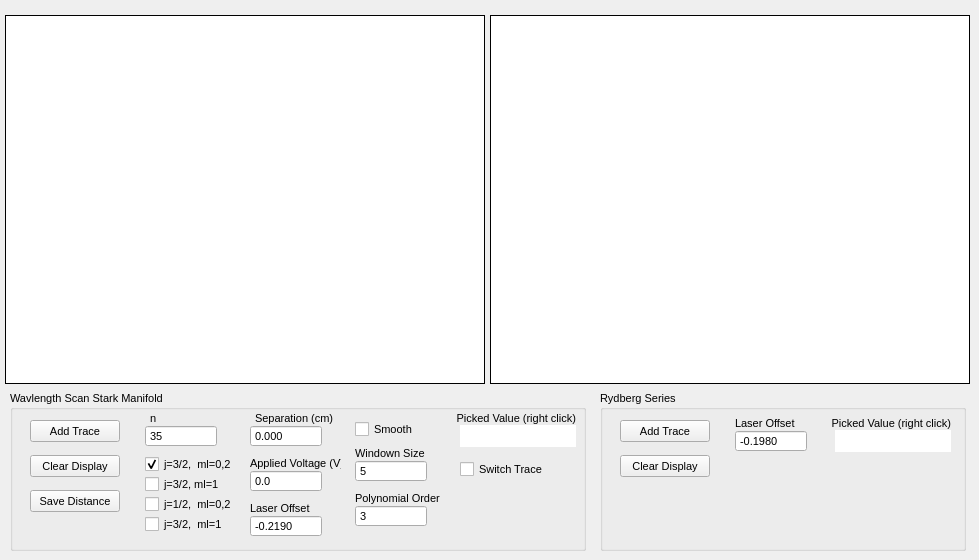
   <widget class="QWidget" name="WL">
    <attribute name="title">
     <string>Stark State</string>
    </attribute>
    <widget class="MatplotlibWidgetRydSeries" name="RydSeriesGraph">
     <property name="enabled">
      <bool>true</bool>
     </property>
     <property name="geometry">
      <rect>
       <x>490</x>
       <y>15</y>
       <width>480</width>
       <height>369</height>
      </rect>
     </property>
     <property name="sizePolicy">
      <sizepolicy hsizetype="Expanding" vsizetype="Expanding">
       <horstretch>4</horstretch>
       <verstretch>3</verstretch>
      </sizepolicy>
     </property>
     <property name="frameShape">
      <enum>QFrame::Box</enum>
     </property>
     <property name="frameShadow">
      <enum>QFrame::Plain</enum>
     </property>
     <property name="lineWidth">
      <number>1</number>
     </property>
    </widget>
    <widget class="QGroupBox" name="groupBox_singleTraces_3">
     <property name="geometry">
      <rect>
       <x>600</x>
       <y>390</y>
       <width>366</width>
       <height>161</height>
      </rect>
     </property>
     <property name="sizePolicy">
      <sizepolicy hsizetype="Ignored" vsizetype="Ignored">
       <horstretch>0</horstretch>
       <verstretch>0</verstretch>
      </sizepolicy>
     </property>
     <property name="font">
      <font>
       <family>Tahoma</family>
       <pointsize>8</pointsize>
       <weight>50</weight>
       <bold>false</bold>
      </font>
     </property>
     <property name="layoutDirection">
      <enum>Qt::LeftToRight</enum>
     </property>
     <property name="title">
      <string>Rydberg Series</string>
     </property>
     <property name="alignment">
      <set>Qt::AlignLeading|Qt::AlignLeft|Qt::AlignVCenter</set>
     </property>
     <property name="flat">
      <bool>false</bool>
     </property>
     <widget class="QPushButton" name="btn_clearRydSeries">
      <property name="geometry">
       <rect>
        <x>20</x>
        <y>65</y>
        <width>90</width>
        <height>22</height>
       </rect>
      </property>
      <property name="sizePolicy">
       <sizepolicy hsizetype="Fixed" vsizetype="Fixed">
        <horstretch>0</horstretch>
        <verstretch>0</verstretch>
       </sizepolicy>
      </property>
      <property name="minimumSize">
       <size>
        <width>90</width>
        <height>22</height>
       </size>
      </property>
      <property name="font">
       <font>
        <weight>50</weight>
        <bold>false</bold>
       </font>
      </property>
      <property name="text">
       <string>Clear Display</string>
      </property>
     </widget>
     <widget class="QLabel" name="label_32">
      <property name="geometry">
       <rect>
        <x>75</x>
        <y>290</y>
        <width>156</width>
        <height>16</height>
       </rect>
      </property>
      <property name="font">
       <font>
        <weight>50</weight>
        <bold>false</bold>
       </font>
      </property>
      <property name="layoutDirection">
       <enum>Qt::RightToLeft</enum>
      </property>
      <property name="text">
       <string>Picked Value (right click)</string>
      </property>
      <property name="alignment">
       <set>Qt::AlignRight|Qt::AlignTrailing|Qt::AlignVCenter</set>
      </property>
     </widget>
     <widget class="QDoubleSpinBox" name="inp_laserOffset">
      <property name="geometry">
       <rect>
        <x>135</x>
        <y>40</y>
        <width>72</width>
        <height>22</height>
       </rect>
      </property>
      <property name="sizePolicy">
       <sizepolicy hsizetype="Fixed" vsizetype="Fixed">
        <horstretch>0</horstretch>
        <verstretch>0</verstretch>
       </sizepolicy>
      </property>
      <property name="minimumSize">
       <size>
        <width>72</width>
        <height>22</height>
       </size>
      </property>
      <property name="maximumSize">
       <size>
        <width>40</width>
        <height>16777215</height>
       </size>
      </property>
      <property name="font">
       <font>
        <weight>50</weight>
        <bold>false</bold>
       </font>
      </property>
      <property name="mouseTracking">
       <bool>true</bool>
      </property>
      <property name="wrapping">
       <bool>false</bool>
      </property>
      <property name="frame">
       <bool>true</bool>
      </property>
      <property name="buttonSymbols">
       <enum>QAbstractSpinBox::NoButtons</enum>
      </property>
      <property name="keyboardTracking">
       <bool>true</bool>
      </property>
      <property name="decimals">
       <number>4</number>
      </property>
      <property name="minimum">
       <double>-1000.000000000000000</double>
      </property>
      <property name="maximum">
       <double>1000.000000000000000</double>
      </property>
      <property name="singleStep">
       <double>0.000500000000000</double>
      </property>
      <property name="value">
       <double>-0.198000000000000</double>
      </property>
     </widget>
     <widget class="QLabel" name="label_35">
      <property name="geometry">
       <rect>
        <x>135</x>
        <y>25</y>
        <width>81</width>
        <height>16</height>
       </rect>
      </property>
      <property name="font">
       <font>
        <weight>50</weight>
        <bold>false</bold>
        <kerning>true</kerning>
       </font>
      </property>
      <property name="text">
       <string>Laser Offset</string>
      </property>
      <property name="alignment">
       <set>Qt::AlignLeading|Qt::AlignLeft|Qt::AlignVCenter</set>
      </property>
     </widget>
     <widget class="QPushButton" name="btn_addTraceRydSeries">
      <property name="geometry">
       <rect>
        <x>20</x>
        <y>30</y>
        <width>90</width>
        <height>22</height>
       </rect>
      </property>
      <property name="sizePolicy">
       <sizepolicy hsizetype="Fixed" vsizetype="Fixed">
        <horstretch>0</horstretch>
        <verstretch>0</verstretch>
       </sizepolicy>
      </property>
      <property name="minimumSize">
       <size>
        <width>90</width>
        <height>22</height>
       </size>
      </property>
      <property name="font">
       <font>
        <weight>50</weight>
        <bold>false</bold>
       </font>
      </property>
      <property name="text">
       <string>Add Trace</string>
      </property>
     </widget>
     <widget class="QTextBrowser" name="out_pickedWL">
      <property name="geometry">
       <rect>
        <x>235</x>
        <y>40</y>
        <width>116</width>
        <height>22</height>
       </rect>
      </property>
      <property name="sizePolicy">
       <sizepolicy hsizetype="Fixed" vsizetype="Fixed">
        <horstretch>0</horstretch>
        <verstretch>0</verstretch>
       </sizepolicy>
      </property>
      <property name="minimumSize">
       <size>
        <width>40</width>
        <height>22</height>
       </size>
      </property>
      <property name="font">
       <font>
        <weight>50</weight>
        <bold>false</bold>
       </font>
      </property>
      <property name="acceptDrops">
       <bool>false</bool>
      </property>
      <property name="frameShape">
       <enum>QFrame::NoFrame</enum>
      </property>
      <property name="frameShadow">
       <enum>QFrame::Plain</enum>
      </property>
      <property name="html">
       <string>&lt;!DOCTYPE HTML PUBLIC &quot;-//W3C//DTD HTML 4.0//EN&quot; &quot;http://www.w3.org/TR/REC-html40/strict.dtd&quot;&gt;
&lt;html&gt;&lt;head&gt;&lt;meta name=&quot;qrichtext&quot; content=&quot;1&quot; /&gt;&lt;style type=&quot;text/css&quot;&gt;
p, li { white-space: pre-wrap; }
&lt;/style&gt;&lt;/head&gt;&lt;body style=&quot; font-family:'Tahoma'; font-size:8pt; font-weight:400; font-style:normal;&quot;&gt;
&lt;p style=&quot;-qt-paragraph-type:empty; margin-top:0px; margin-bottom:0px; margin-left:0px; margin-right:0px; -qt-block-indent:0; text-indent:0px;&quot;&gt;&lt;br /&gt;&lt;/p&gt;&lt;/body&gt;&lt;/html&gt;</string>
      </property>
     </widget>
     <widget class="QLabel" name="label_49">
      <property name="geometry">
       <rect>
        <x>195</x>
        <y>25</y>
        <width>156</width>
        <height>16</height>
       </rect>
      </property>
      <property name="font">
       <font>
        <weight>50</weight>
        <bold>false</bold>
       </font>
      </property>
      <property name="layoutDirection">
       <enum>Qt::RightToLeft</enum>
      </property>
      <property name="text">
       <string>Picked Value (right click)</string>
      </property>
      <property name="alignment">
       <set>Qt::AlignRight|Qt::AlignTrailing|Qt::AlignVCenter</set>
      </property>
     </widget>
    </widget>
    <widget class="MatplotlibWidgetWL" name="WLScanGraph">
     <property name="geometry">
      <rect>
       <x>5</x>
       <y>15</y>
       <width>480</width>
       <height>369</height>
      </rect>
     </property>
     <property name="sizePolicy">
      <sizepolicy hsizetype="Expanding" vsizetype="Expanding">
       <horstretch>4</horstretch>
       <verstretch>3</verstretch>
      </sizepolicy>
     </property>
     <property name="frameShape">
      <enum>QFrame::Box</enum>
     </property>
     <property name="frameShadow">
      <enum>QFrame::Plain</enum>
     </property>
    </widget>
    <widget class="QGroupBox" name="groupBox_singleTraces_7">
     <property name="geometry">
      <rect>
       <x>10</x>
       <y>390</y>
       <width>576</width>
       <height>161</height>
      </rect>
     </property>
     <property name="sizePolicy">
      <sizepolicy hsizetype="Ignored" vsizetype="Ignored">
       <horstretch>0</horstretch>
       <verstretch>0</verstretch>
      </sizepolicy>
     </property>
     <property name="font">
      <font>
       <family>Tahoma</family>
       <pointsize>8</pointsize>
       <weight>50</weight>
       <bold>false</bold>
      </font>
     </property>
     <property name="layoutDirection">
      <enum>Qt::LeftToRight</enum>
     </property>
     <property name="title">
      <string>Wavlength Scan Stark Manifold</string>
     </property>
     <property name="alignment">
      <set>Qt::AlignLeading|Qt::AlignLeft|Qt::AlignVCenter</set>
     </property>
     <property name="flat">
      <bool>false</bool>
     </property>
     <widget class="QPushButton" name="btn_clearWL">
      <property name="geometry">
       <rect>
        <x>20</x>
        <y>65</y>
        <width>90</width>
        <height>22</height>
       </rect>
      </property>
      <property name="sizePolicy">
       <sizepolicy hsizetype="Fixed" vsizetype="Fixed">
        <horstretch>0</horstretch>
        <verstretch>0</verstretch>
       </sizepolicy>
      </property>
      <property name="minimumSize">
       <size>
        <width>90</width>
        <height>22</height>
       </size>
      </property>
      <property name="font">
       <font>
        <weight>50</weight>
        <bold>false</bold>
       </font>
      </property>
      <property name="text">
       <string>Clear Display</string>
      </property>
     </widget>
     <widget class="QLabel" name="label_53">
      <property name="geometry">
       <rect>
        <x>75</x>
        <y>290</y>
        <width>156</width>
        <height>16</height>
       </rect>
      </property>
      <property name="font">
       <font>
        <weight>50</weight>
        <bold>false</bold>
       </font>
      </property>
      <property name="layoutDirection">
       <enum>Qt::RightToLeft</enum>
      </property>
      <property name="text">
       <string>Picked Value (right click)</string>
      </property>
      <property name="alignment">
       <set>Qt::AlignRight|Qt::AlignTrailing|Qt::AlignVCenter</set>
      </property>
     </widget>
     <widget class="QDoubleSpinBox" name="inp_laserOffsetSplitting">
      <property name="geometry">
       <rect>
        <x>240</x>
        <y>125</y>
        <width>72</width>
        <height>22</height>
       </rect>
      </property>
      <property name="sizePolicy">
       <sizepolicy hsizetype="Fixed" vsizetype="Fixed">
        <horstretch>0</horstretch>
        <verstretch>0</verstretch>
       </sizepolicy>
      </property>
      <property name="minimumSize">
       <size>
        <width>72</width>
        <height>22</height>
       </size>
      </property>
      <property name="maximumSize">
       <size>
        <width>40</width>
        <height>16777215</height>
       </size>
      </property>
      <property name="font">
       <font>
        <weight>50</weight>
        <bold>false</bold>
       </font>
      </property>
      <property name="mouseTracking">
       <bool>true</bool>
      </property>
      <property name="wrapping">
       <bool>false</bool>
      </property>
      <property name="frame">
       <bool>true</bool>
      </property>
      <property name="buttonSymbols">
       <enum>QAbstractSpinBox::NoButtons</enum>
      </property>
      <property name="keyboardTracking">
       <bool>true</bool>
      </property>
      <property name="decimals">
       <number>4</number>
      </property>
      <property name="minimum">
       <double>-1000.000000000000000</double>
      </property>
      <property name="maximum">
       <double>1000.000000000000000</double>
      </property>
      <property name="singleStep">
       <double>0.000500000000000</double>
      </property>
      <property name="value">
       <double>-0.219000000000000</double>
      </property>
     </widget>
     <widget class="QLabel" name="label_54">
      <property name="geometry">
       <rect>
        <x>240</x>
        <y>110</y>
        <width>81</width>
        <height>16</height>
       </rect>
      </property>
      <property name="font">
       <font>
        <weight>50</weight>
        <bold>false</bold>
        <kerning>true</kerning>
       </font>
      </property>
      <property name="text">
       <string>Laser Offset</string>
      </property>
      <property name="alignment">
       <set>Qt::AlignLeading|Qt::AlignLeft|Qt::AlignVCenter</set>
      </property>
     </widget>
     <widget class="QPushButton" name="btn_addTraceWL">
      <property name="geometry">
       <rect>
        <x>20</x>
        <y>30</y>
        <width>90</width>
        <height>22</height>
       </rect>
      </property>
      <property name="sizePolicy">
       <sizepolicy hsizetype="Fixed" vsizetype="Fixed">
        <horstretch>0</horstretch>
        <verstretch>0</verstretch>
       </sizepolicy>
      </property>
      <property name="minimumSize">
       <size>
        <width>90</width>
        <height>22</height>
       </size>
      </property>
      <property name="font">
       <font>
        <weight>50</weight>
        <bold>false</bold>
       </font>
      </property>
      <property name="text">
       <string>Add Trace</string>
      </property>
     </widget>
     <widget class="QDoubleSpinBox" name="inp_dSurfMesh">
      <property name="geometry">
       <rect>
        <x>240</x>
        <y>35</y>
        <width>72</width>
        <height>22</height>
       </rect>
      </property>
      <property name="sizePolicy">
       <sizepolicy hsizetype="Fixed" vsizetype="Fixed">
        <horstretch>0</horstretch>
        <verstretch>0</verstretch>
       </sizepolicy>
      </property>
      <property name="minimumSize">
       <size>
        <width>72</width>
        <height>22</height>
       </size>
      </property>
      <property name="maximumSize">
       <size>
        <width>40</width>
        <height>16777215</height>
       </size>
      </property>
      <property name="font">
       <font>
        <weight>50</weight>
        <bold>false</bold>
       </font>
      </property>
      <property name="mouseTracking">
       <bool>true</bool>
      </property>
      <property name="wrapping">
       <bool>false</bool>
      </property>
      <property name="frame">
       <bool>true</bool>
      </property>
      <property name="buttonSymbols">
       <enum>QAbstractSpinBox::NoButtons</enum>
      </property>
      <property name="keyboardTracking">
       <bool>true</bool>
      </property>
      <property name="decimals">
       <number>3</number>
      </property>
      <property name="minimum">
       <double>-1000.000000000000000</double>
      </property>
      <property name="maximum">
       <double>1000.000000000000000</double>
      </property>
      <property name="singleStep">
       <double>0.001000000000000</double>
      </property>
      <property name="value">
       <double>0.000000000000000</double>
      </property>
     </widget>
     <widget class="QLabel" name="label_36">
      <property name="geometry">
       <rect>
        <x>245</x>
        <y>20</y>
        <width>91</width>
        <height>16</height>
       </rect>
      </property>
      <property name="font">
       <font>
        <weight>50</weight>
        <bold>false</bold>
       </font>
      </property>
      <property name="text">
       <string>Separation (cm)</string>
      </property>
      <property name="alignment">
       <set>Qt::AlignLeading|Qt::AlignLeft|Qt::AlignVCenter</set>
      </property>
     </widget>
     <widget class="QDoubleSpinBox" name="inp_starkField">
      <property name="geometry">
       <rect>
        <x>240</x>
        <y>80</y>
        <width>72</width>
        <height>22</height>
       </rect>
      </property>
      <property name="sizePolicy">
       <sizepolicy hsizetype="Fixed" vsizetype="Fixed">
        <horstretch>0</horstretch>
        <verstretch>0</verstretch>
       </sizepolicy>
      </property>
      <property name="minimumSize">
       <size>
        <width>72</width>
        <height>22</height>
       </size>
      </property>
      <property name="maximumSize">
       <size>
        <width>40</width>
        <height>16777215</height>
       </size>
      </property>
      <property name="font">
       <font>
        <weight>50</weight>
        <bold>false</bold>
       </font>
      </property>
      <property name="mouseTracking">
       <bool>true</bool>
      </property>
      <property name="wrapping">
       <bool>false</bool>
      </property>
      <property name="frame">
       <bool>true</bool>
      </property>
      <property name="buttonSymbols">
       <enum>QAbstractSpinBox::NoButtons</enum>
      </property>
      <property name="keyboardTracking">
       <bool>true</bool>
      </property>
      <property name="decimals">
       <number>1</number>
      </property>
      <property name="maximum">
       <double>1000.000000000000000</double>
      </property>
      <property name="singleStep">
       <double>0.250000000000000</double>
      </property>
      <property name="value">
       <double>0.000000000000000</double>
      </property>
     </widget>
     <widget class="QLabel" name="label_33">
      <property name="geometry">
       <rect>
        <x>240</x>
        <y>65</y>
        <width>91</width>
        <height>16</height>
       </rect>
      </property>
      <property name="font">
       <font>
        <weight>50</weight>
        <bold>false</bold>
       </font>
      </property>
      <property name="text">
       <string>Applied Voltage (V)</string>
      </property>
      <property name="alignment">
       <set>Qt::AlignLeading|Qt::AlignLeft|Qt::AlignVCenter</set>
      </property>
     </widget>
     <widget class="QPushButton" name="btn_saveDistance">
      <property name="geometry">
       <rect>
        <x>20</x>
        <y>100</y>
        <width>90</width>
        <height>22</height>
       </rect>
      </property>
      <property name="sizePolicy">
       <sizepolicy hsizetype="Fixed" vsizetype="Fixed">
        <horstretch>0</horstretch>
        <verstretch>0</verstretch>
       </sizepolicy>
      </property>
      <property name="minimumSize">
       <size>
        <width>90</width>
        <height>22</height>
       </size>
      </property>
      <property name="font">
       <font>
        <weight>50</weight>
        <bold>false</bold>
       </font>
      </property>
      <property name="text">
       <string>Save Distance</string>
      </property>
     </widget>
     <widget class="QSpinBox" name="inp_wlSmoothWin">
      <property name="geometry">
       <rect>
        <x>345</x>
        <y>70</y>
        <width>72</width>
        <height>22</height>
       </rect>
      </property>
      <property name="sizePolicy">
       <sizepolicy hsizetype="Fixed" vsizetype="Fixed">
        <horstretch>0</horstretch>
        <verstretch>0</verstretch>
       </sizepolicy>
      </property>
      <property name="minimumSize">
       <size>
        <width>72</width>
        <height>22</height>
       </size>
      </property>
      <property name="maximumSize">
       <size>
        <width>40</width>
        <height>16777215</height>
       </size>
      </property>
      <property name="font">
       <font>
        <weight>50</weight>
        <bold>false</bold>
       </font>
      </property>
      <property name="mouseTracking">
       <bool>true</bool>
      </property>
      <property name="wrapping">
       <bool>false</bool>
      </property>
      <property name="frame">
       <bool>true</bool>
      </property>
      <property name="buttonSymbols">
       <enum>QAbstractSpinBox::NoButtons</enum>
      </property>
      <property name="keyboardTracking">
       <bool>true</bool>
      </property>
      <property name="minimum">
       <number>1</number>
      </property>
      <property name="maximum">
       <number>100</number>
      </property>
      <property name="value">
       <number>5</number>
      </property>
     </widget>
     <widget class="QSpinBox" name="inp_wlSmoothPol">
      <property name="geometry">
       <rect>
        <x>345</x>
        <y>115</y>
        <width>72</width>
        <height>22</height>
       </rect>
      </property>
      <property name="sizePolicy">
       <sizepolicy hsizetype="Fixed" vsizetype="Fixed">
        <horstretch>0</horstretch>
        <verstretch>0</verstretch>
       </sizepolicy>
      </property>
      <property name="minimumSize">
       <size>
        <width>72</width>
        <height>22</height>
       </size>
      </property>
      <property name="maximumSize">
       <size>
        <width>40</width>
        <height>16777215</height>
       </size>
      </property>
      <property name="font">
       <font>
        <weight>50</weight>
        <bold>false</bold>
       </font>
      </property>
      <property name="mouseTracking">
       <bool>true</bool>
      </property>
      <property name="wrapping">
       <bool>false</bool>
      </property>
      <property name="frame">
       <bool>true</bool>
      </property>
      <property name="buttonSymbols">
       <enum>QAbstractSpinBox::NoButtons</enum>
      </property>
      <property name="keyboardTracking">
       <bool>true</bool>
      </property>
      <property name="minimum">
       <number>1</number>
      </property>
      <property name="maximum">
       <number>10</number>
      </property>
      <property name="value">
       <number>3</number>
      </property>
     </widget>
     <widget class="QCheckBox" name="chk_smoothStark">
      <property name="geometry">
       <rect>
        <x>345</x>
        <y>30</y>
        <width>71</width>
        <height>18</height>
       </rect>
      </property>
      <property name="text">
       <string>Smooth</string>
      </property>
     </widget>
     <widget class="QLabel" name="label_70">
      <property name="geometry">
       <rect>
        <x>345</x>
        <y>55</y>
        <width>71</width>
        <height>16</height>
       </rect>
      </property>
      <property name="font">
       <font>
        <weight>50</weight>
        <bold>false</bold>
       </font>
      </property>
      <property name="text">
       <string>Windown Size</string>
      </property>
      <property name="alignment">
       <set>Qt::AlignLeading|Qt::AlignLeft|Qt::AlignVCenter</set>
      </property>
     </widget>
     <widget class="QLabel" name="label_71">
      <property name="geometry">
       <rect>
        <x>345</x>
        <y>100</y>
        <width>86</width>
        <height>16</height>
       </rect>
      </property>
      <property name="font">
       <font>
        <weight>50</weight>
        <bold>false</bold>
       </font>
      </property>
      <property name="text">
       <string>Polynomial Order</string>
      </property>
      <property name="alignment">
       <set>Qt::AlignLeading|Qt::AlignLeft|Qt::AlignVCenter</set>
      </property>
     </widget>
     <widget class="QTextBrowser" name="out_pickedStarkScan">
      <property name="geometry">
       <rect>
        <x>450</x>
        <y>35</y>
        <width>116</width>
        <height>22</height>
       </rect>
      </property>
      <property name="sizePolicy">
       <sizepolicy hsizetype="Fixed" vsizetype="Fixed">
        <horstretch>0</horstretch>
        <verstretch>0</verstretch>
       </sizepolicy>
      </property>
      <property name="minimumSize">
       <size>
        <width>40</width>
        <height>22</height>
       </size>
      </property>
      <property name="font">
       <font>
        <weight>50</weight>
        <bold>false</bold>
       </font>
      </property>
      <property name="acceptDrops">
       <bool>false</bool>
      </property>
      <property name="frameShape">
       <enum>QFrame::NoFrame</enum>
      </property>
      <property name="frameShadow">
       <enum>QFrame::Plain</enum>
      </property>
      <property name="html">
       <string>&lt;!DOCTYPE HTML PUBLIC &quot;-//W3C//DTD HTML 4.0//EN&quot; &quot;http://www.w3.org/TR/REC-html40/strict.dtd&quot;&gt;
&lt;html&gt;&lt;head&gt;&lt;meta name=&quot;qrichtext&quot; content=&quot;1&quot; /&gt;&lt;style type=&quot;text/css&quot;&gt;
p, li { white-space: pre-wrap; }
&lt;/style&gt;&lt;/head&gt;&lt;body style=&quot; font-family:'Tahoma'; font-size:8pt; font-weight:400; font-style:normal;&quot;&gt;
&lt;p style=&quot;-qt-paragraph-type:empty; margin-top:0px; margin-bottom:0px; margin-left:0px; margin-right:0px; -qt-block-indent:0; text-indent:0px;&quot;&gt;&lt;br /&gt;&lt;/p&gt;&lt;/body&gt;&lt;/html&gt;</string>
      </property>
     </widget>
     <widget class="QLabel" name="label_72">
      <property name="geometry">
       <rect>
        <x>410</x>
        <y>20</y>
        <width>156</width>
        <height>16</height>
       </rect>
      </property>
      <property name="font">
       <font>
        <weight>50</weight>
        <bold>false</bold>
       </font>
      </property>
      <property name="layoutDirection">
       <enum>Qt::RightToLeft</enum>
      </property>
      <property name="text">
       <string>Picked Value (right click)</string>
      </property>
      <property name="alignment">
       <set>Qt::AlignRight|Qt::AlignTrailing|Qt::AlignVCenter</set>
      </property>
     </widget>
     <widget class="QSpinBox" name="inp_PQN">
      <property name="geometry">
       <rect>
        <x>135</x>
        <y>35</y>
        <width>72</width>
        <height>22</height>
       </rect>
      </property>
      <property name="sizePolicy">
       <sizepolicy hsizetype="Fixed" vsizetype="Fixed">
        <horstretch>0</horstretch>
        <verstretch>0</verstretch>
       </sizepolicy>
      </property>
      <property name="minimumSize">
       <size>
        <width>72</width>
        <height>22</height>
       </size>
      </property>
      <property name="maximumSize">
       <size>
        <width>40</width>
        <height>16777215</height>
       </size>
      </property>
      <property name="font">
       <font>
        <weight>50</weight>
        <bold>false</bold>
       </font>
      </property>
      <property name="mouseTracking">
       <bool>true</bool>
      </property>
      <property name="wrapping">
       <bool>false</bool>
      </property>
      <property name="frame">
       <bool>true</bool>
      </property>
      <property name="buttonSymbols">
       <enum>QAbstractSpinBox::NoButtons</enum>
      </property>
      <property name="keyboardTracking">
       <bool>true</bool>
      </property>
      <property name="minimum">
       <number>2</number>
      </property>
      <property name="maximum">
       <number>100</number>
      </property>
      <property name="value">
       <number>35</number>
      </property>
     </widget>
     <widget class="QLabel" name="label_73">
      <property name="geometry">
       <rect>
        <x>140</x>
        <y>20</y>
        <width>21</width>
        <height>16</height>
       </rect>
      </property>
      <property name="font">
       <font>
        <weight>50</weight>
        <bold>false</bold>
       </font>
      </property>
      <property name="text">
       <string>n</string>
      </property>
      <property name="alignment">
       <set>Qt::AlignLeading|Qt::AlignLeft|Qt::AlignVCenter</set>
      </property>
     </widget>
     <widget class="QCheckBox" name="chk_displayml1j32">
      <property name="geometry">
       <rect>
        <x>135</x>
        <y>85</y>
        <width>86</width>
        <height>18</height>
       </rect>
      </property>
      <property name="text">
       <string>j=3/2, ml=1</string>
      </property>
     </widget>
     <widget class="QCheckBox" name="chk_switchTrace">
      <property name="geometry">
       <rect>
        <x>450</x>
        <y>70</y>
        <width>86</width>
        <height>18</height>
       </rect>
      </property>
      <property name="text">
       <string>Switch Trace</string>
      </property>
     </widget>
     <widget class="QCheckBox" name="chk_displayml02j32">
      <property name="geometry">
       <rect>
        <x>135</x>
        <y>65</y>
        <width>96</width>
        <height>18</height>
       </rect>
      </property>
      <property name="text">
       <string>j=3/2,  ml=0,2</string>
      </property>
      <property name="checked">
       <bool>true</bool>
      </property>
     </widget>
     <widget class="QCheckBox" name="chk_displayml02j12">
      <property name="geometry">
       <rect>
        <x>135</x>
        <y>105</y>
        <width>96</width>
        <height>18</height>
       </rect>
      </property>
      <property name="text">
       <string>j=1/2,  ml=0,2</string>
      </property>
      <property name="checked">
       <bool>false</bool>
      </property>
     </widget>
     <widget class="QCheckBox" name="chk_displayml1j12">
      <property name="geometry">
       <rect>
        <x>135</x>
        <y>125</y>
        <width>86</width>
        <height>18</height>
       </rect>
      </property>
      <property name="text">
       <string>j=3/2,  ml=1</string>
      </property>
      <property name="checked">
       <bool>false</bool>
      </property>
     </widget>
    </widget>
   </widget>
